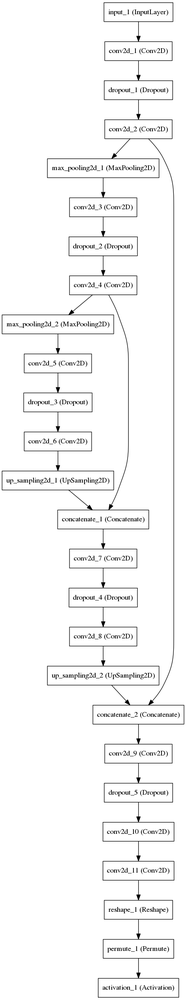
#> input picture training_and_testing/UNet/test/test_model.png, 186 x 1000 px, shrunk from 471 x 2528 before the run
$ python morph.py ../training_and_testing/UNet/test/test_model.png out.png
#> lines starting #> are read from the running program, lines starting #| are printed output that depends on the picture; after the words box and inside, x2 and y2 are one past the last pixel; in counts of white or black regions, pixels touching at a corner belong together
#!/usr/bin/python3

import cv2
import numpy as np
from sys import argv


if len(argv) != 3:
    # Incorrect Usage
    print(f"Usage: {argv[0]} <input_image> <output_image>")
    exit(1)

else:
    # Lire l'image
    img = cv2.imread(argv[1], 0)
#> img is the input picture: shape (1000, 186); min 0, max 255, mean 245.9

    # Appliquer la binarization
    _, img = cv2.threshold(img, 200, 255, cv2.THRESH_BINARY)
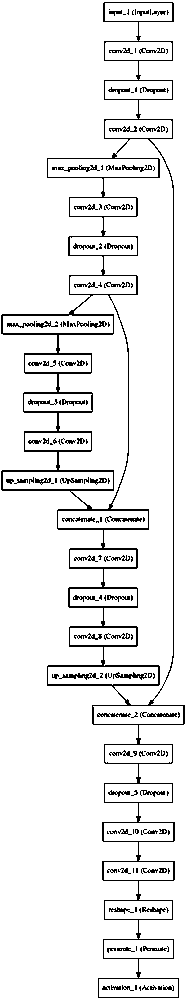
#> img: shape (1000, 186); 92.7% white; black in thin lines or dots

    # Appliquer Erosion
    kernel = np.ones((5,5), np.uint8)
    erosion = cv2.erode(img, kernel, iterations=1)
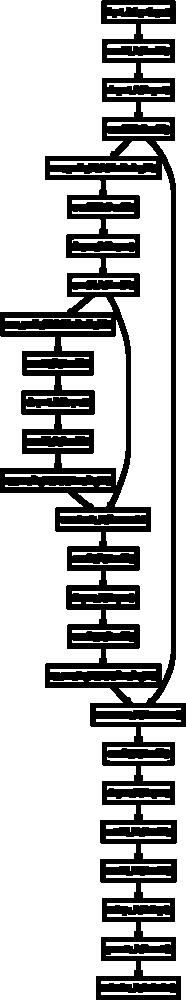
#> erosion: shape (1000, 186); 72.9% white; 1 black region, box (x1, y1, x2, y2) and area: (0, 0, 186, 1000) 50403

    # Sauvegarder l'output
    cv2.imwrite(argv[2], erosion)
